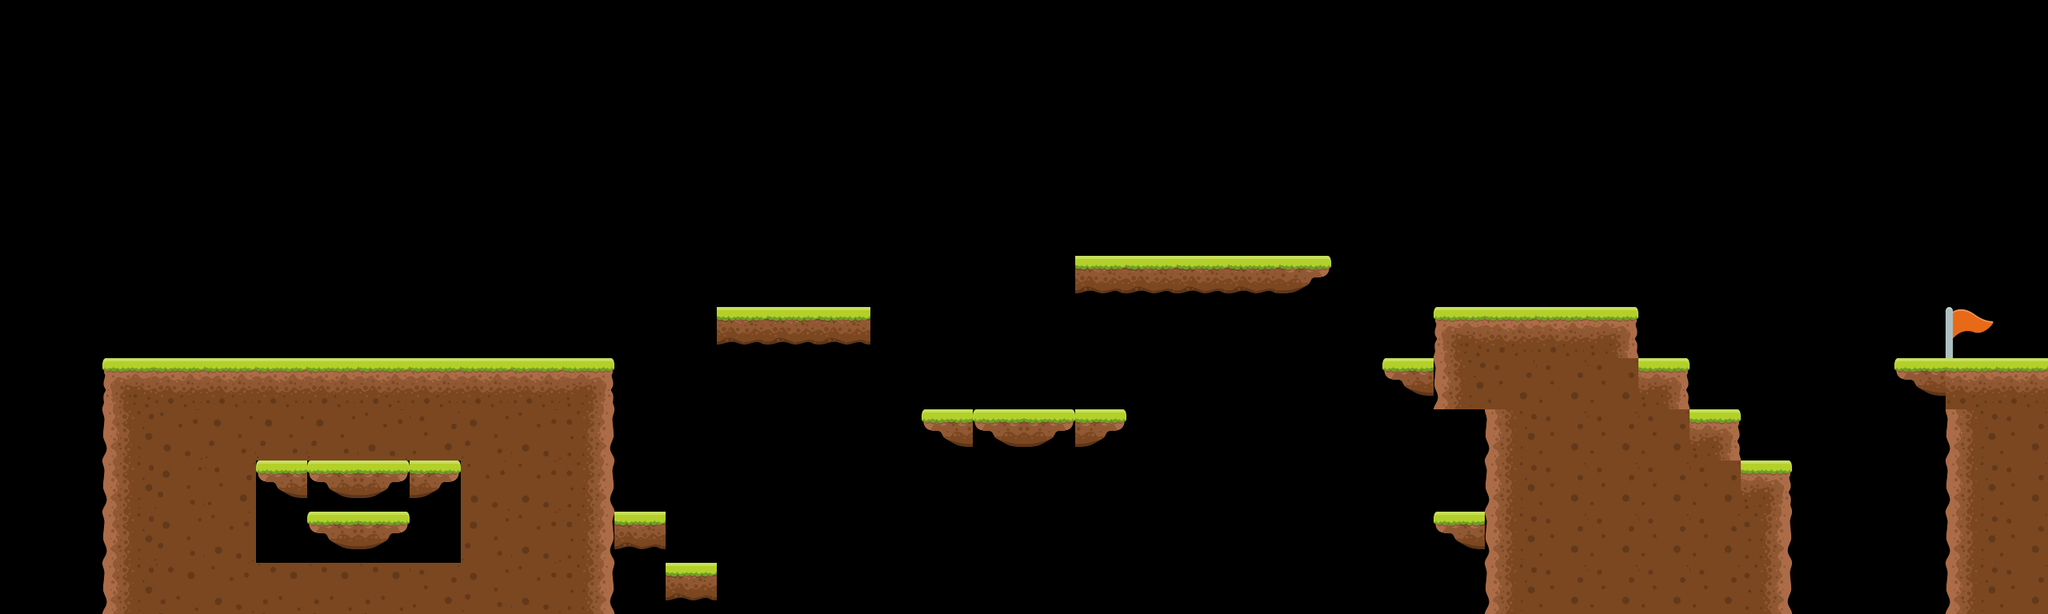

A 2D game scene composited from a Tiled map and its tileset images. What follows is a short description and the map's XML, with every tile layer's data as written:
An orthogonal 40x12 tile map with 64x64 px tiles, 1 tile layer (Tile Layer 1), 2 tilesets and 19 objects.

<map version="1.10" tiledversion="1.11.2" orientation="orthogonal" renderorder="right-down" width="40" height="12" tilewidth="64" tileheight="64" infinite="0" nextlayerid="6" nextobjectid="31">
 <editorsettings>
  <export target="level1.lua" format="lua" />
 </editorsettings>
 <tileset firstgid="1" name="platformer" tilewidth="64" tileheight="64" tilecount="9" columns="3">
  <image source="tileset.png" width="192" height="192" />
 </tileset>
 <tileset firstgid="10" name="Flag" tilewidth="64" tileheight="64" tilecount="1" columns="1">
  <image source="flag.png" width="64" height="64" />
 </tileset>
 <layer id="1" name="Tile Layer 1" width="40" height="12">
  <data encoding="csv">
0,0,0,0,0,0,0,0,0,0,0,0,0,0,0,0,0,0,0,0,0,0,0,0,0,0,0,0,0,0,0,0,0,0,0,0,0,0,0,0,
0,0,0,0,0,0,0,0,0,0,0,0,0,0,0,0,0,0,0,0,0,0,0,0,0,0,0,0,0,0,0,0,0,0,0,0,0,0,0,0,
0,0,0,0,0,0,0,0,0,0,0,0,0,0,0,0,0,0,0,0,0,0,0,0,0,0,0,0,0,0,0,0,0,0,0,0,0,0,0,0,
0,0,0,0,0,0,0,0,0,0,0,0,0,0,0,0,0,0,0,0,0,0,0,0,0,0,0,0,0,0,0,0,0,0,0,0,0,0,0,0,
0,0,0,0,0,0,0,0,0,0,0,0,0,0,0,0,0,0,0,0,0,0,0,0,0,0,0,0,0,0,0,0,0,0,0,0,0,0,0,0,
0,0,0,0,0,0,0,0,0,0,0,0,0,0,0,0,0,0,0,0,0,8,8,8,8,9,0,0,0,0,0,0,0,0,0,0,0,0,0,0,
0,0,0,0,0,0,0,0,0,0,0,0,0,0,8,8,8,0,0,0,0,0,0,0,0,0,0,0,1,2,2,3,0,0,0,0,0,0,10,0,
0,0,1,2,2,2,2,2,2,2,2,3,0,0,0,0,0,0,0,0,0,0,0,0,0,0,0,7,4,5,5,5,3,0,0,0,0,7,2,2,
0,0,4,2684354565,3221225477,3221225477,3221225477,2684354565,5,3221225477,2684354565,6,0,0,0,0,0,0,7,7,9,9,0,0,0,0,0,0,0,4,5,5,5,3,0,0,0,0,4,5,
0,0,4,3221225477,5,7,7,9,9,2684354565,2684354565,6,0,0,0,0,0,0,0,0,0,0,0,0,0,0,0,0,0,4,5,5,5,5,3,0,0,0,4,5,
0,0,4,3221225477,2684354565,0,7,9,0,3221225477,2684354565,6,8,0,0,0,0,0,0,0,0,0,0,0,0,0,0,0,7,4,5,5,5,5,6,0,0,0,4,5,
0,0,4,1610612741,2684354565,1610612741,1610612741,1610612741,5,3221225477,2684354565,6,0,8,0,0,0,0,0,0,0,0,0,0,0,0,0,0,0,4,5,5,5,5,6,0,0,0,4,5
</data>
 </layer>
 <objectgroup id="5" name="Start">
  <object id="30" x="448" y="320" width="64" height="64" />
 </objectgroup>
 <objectgroup id="2" name="Platforms">
  <object id="2" x="128" y="448" width="640" height="320" />
  <object id="4" x="768" y="640" width="64" height="64" />
  <object id="5" x="832" y="704" width="64" height="64" />
  <object id="6" x="896" y="384" width="192" height="64" />
  <object id="7" x="1152" y="512" width="256" height="64" />
  <object id="8" x="1344" y="320" width="320" height="64" />
  <object id="9" x="1792" y="640" width="64" height="64" />
  <object id="10" x="1792" y="384" width="64" height="128" />
  <object id="11" x="1728" y="448" width="64" height="64" />
  <object id="12" x="1856" y="384" width="192" height="384" />
  <object id="13" x="2048" y="448" width="64" height="320" />
  <object id="14" x="2112" y="512" width="64" height="256" />
  <object id="15" x="2176" y="576" width="64" height="192" />
  <object id="16" x="2368" y="448" width="192" height="64" />
  <object id="17" x="2432" y="512" width="128" height="256" />
 </objectgroup>
 <objectgroup id="4" name="Flag">
  <object id="27" x="2432" y="384" width="64" height="64" />
 </objectgroup>
 <objectgroup id="3" name="Enemies">
  <object id="21" x="832" y="640" width="64" height="64" />
  <object id="25" x="1536" y="256" width="64" height="64" />
 </objectgroup>
</map>
